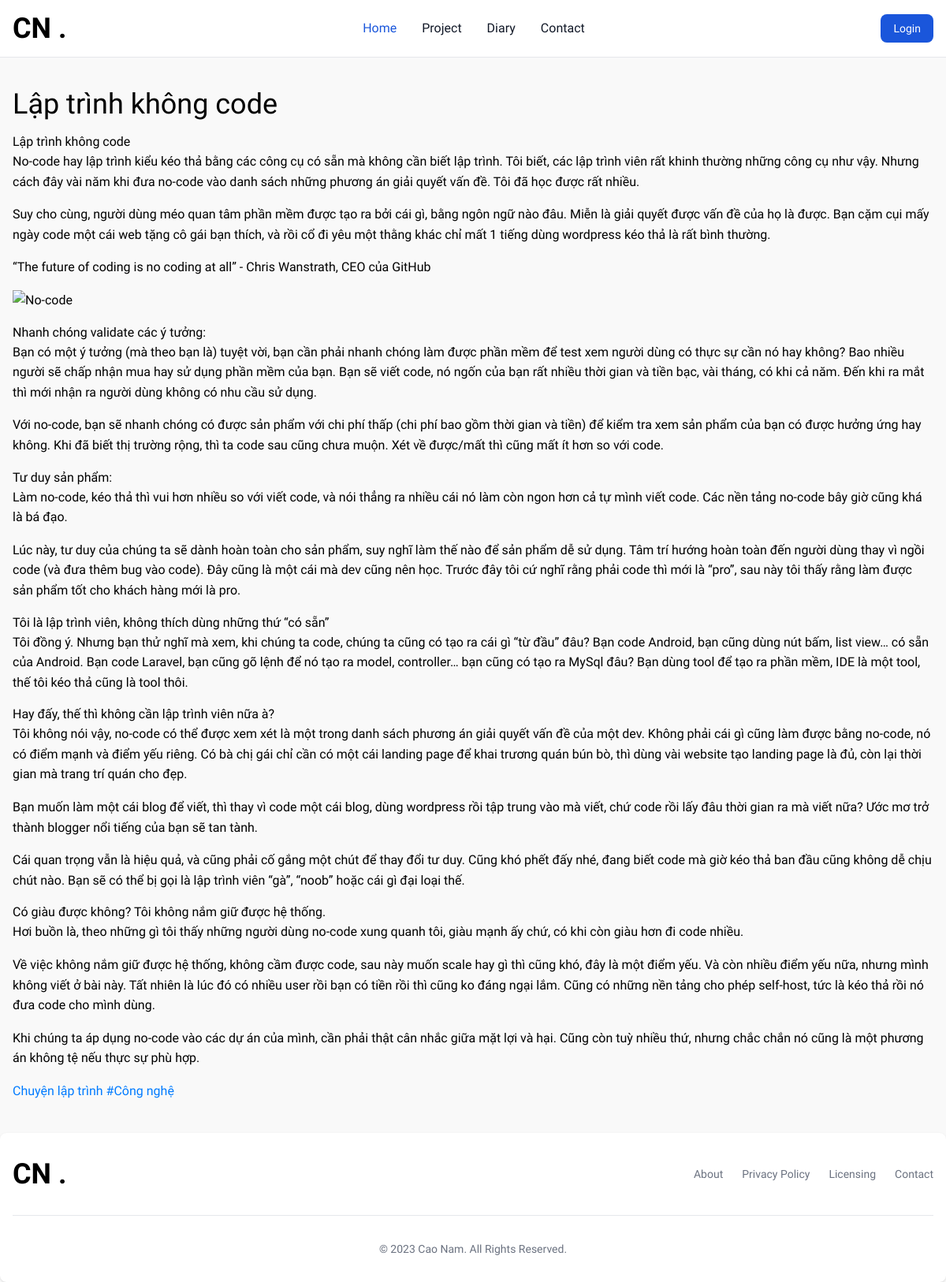
The app's page /posts/1/ with its own data.
### TrangChinh/models.py (models this page shows, shortened)
class NhatKy(models.Model):
    title = models.CharField(max_length=200)
    content = models.TextField()
    created_at = models.DateTimeField(auto_now_add=True)
    updated_at = models.DateTimeField(auto_now=True)
    views = models.IntegerField(default=0)
    description = models.TextField()
    content = MarkdownxField()
    images = models.ManyToManyField('Image', blank=True)

### TrangChinh/views.py (the view)
# urls.py: path('posts/<int:pk>/', views.postDetail, name='post_detail'),
def postDetail(request, pk):
    post = get_object_or_404(NhatKy, pk=pk)
    post.content_html = markdown.markdown(post.content)
    return render(request, "myBlog/post-detail.html", {"post": post})

### TrangChinh/templates/myBlog/post-detail.html (shortened to what this page needs)
{% extends "myBlog/_base.html" %} {% block content %}
<div class="container" >
  <div class="mt-28">
    <div class="text-4xl mb-4">{{post.title}}</div>
    <div class="" id="markdown-content">
        {{ post.content_html|safe }}
    </div>
  </div>
</div>
{% endblock content %}

### records on screen
NhatKy: title "Lập trình không code", content_html "Lập trình không code No-code hay lập trình kiểu kéo thả bằng các công cụ có sẵn mà không cần biết lập trình. Tôi biết, các lập trình viên rất khinh thường những công cụ như vậy. Nhưng cách đây vài năm khi đưa no-code vào danh sách những phương án giải quyết vấn đề. Tôi đã học được rất nhiều. Suy cho cùng, người dùng méo quan tâm phần mềm được tạo ra bởi cái gì, bằng ngôn ngữ nào đâu. Miễn là giải quyết được vấn đề của họ là được. Bạn cặm cụi mấy ngày code một cái web tặng cô gái bạn thích, và rồi cổ đi yêu một thằng khác chỉ mất 1 tiếng dùng wordpress kéo thả là rất bình thường. “The future of coding is no coding at all” - Chris Wanstrath, CEO của GitHub Nhanh chóng validate các ý tưởng:…"
